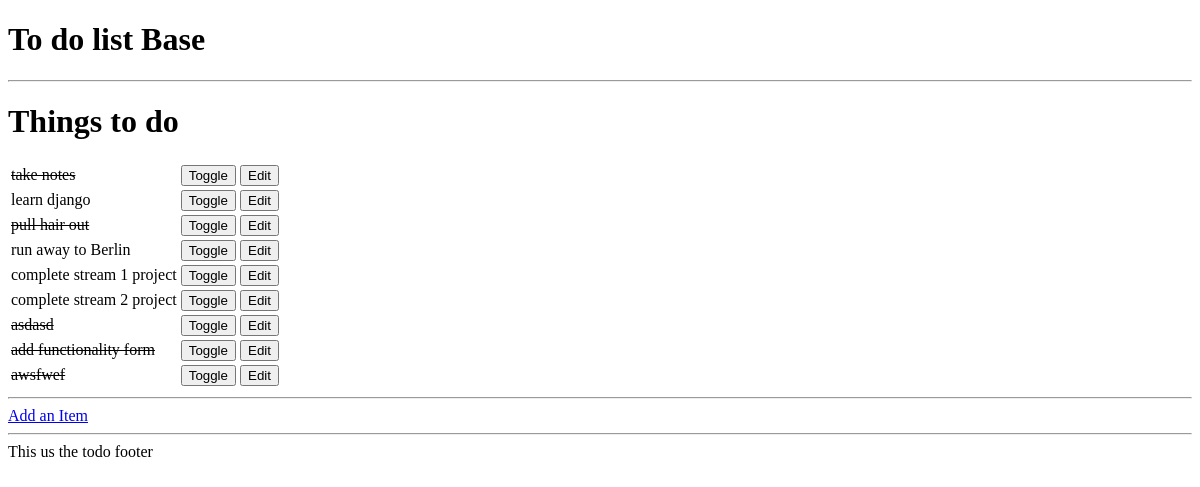
/, run on an earlier commit of the app's database.
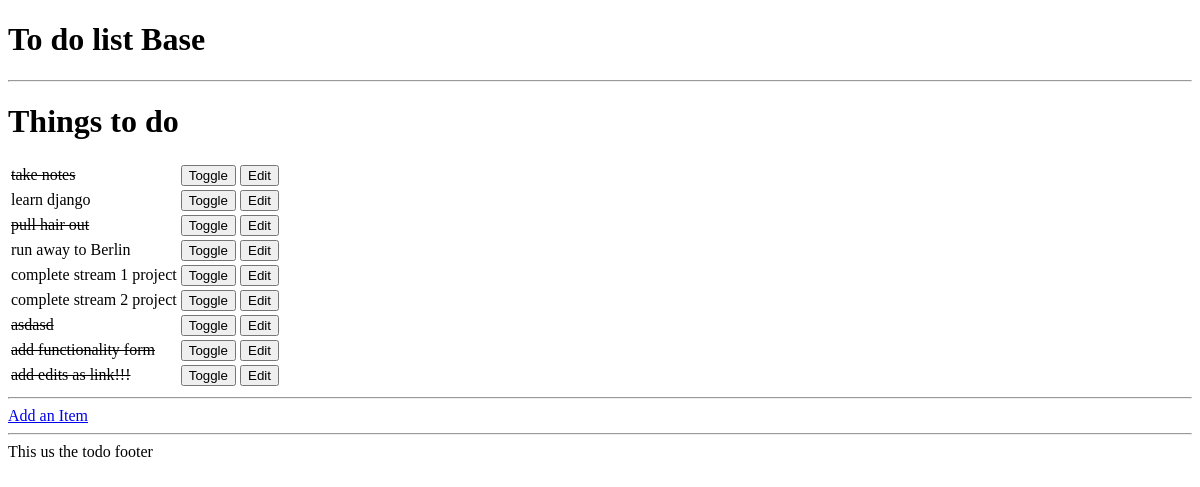
And on a later commit of the database.
### todoitem/models.py (models this page shows, shortened)
class TodoItem(models.Model):
    name = models.CharField(max_length=30, blank=False)
    done = models.BooleanField(blank=False, default=False)

### todoitem/views.py (the view)
# urls.py: url(r'^$', get_index),
def get_index(request):
    results = TodoItem.objects.all()
    return render(request, "index.html", {'items': results})

### todoitem/templates/index.html
{% extends "base.html" %}
{% block content %}
    <h1>Things to do</h1>
<table>
       {% for item in items %}
       <tr>
           {% if item.done %}
           <td><strike>{{ item.name  }}</strike></td>
           {% else %}
           <td>{{ item.name }}</td>
           {% endif %}
           <td>
               <form method="POST" action="toggle/{{ item.id }}">{% csrf_token %}<input type="submit" value="Toggle"></form>
           </td>
           <td>
               <form method="GET" action="edit/{{ item.id }}"><input type="submit" value="Edit"></form>
           </td>
       </tr>
       {% empty %}
       <p>You have nothing to do.</p>
       {% endfor %}
   </table>
    <hr>
    <a href="add">Add an Item</a>
{% endblock content %}

What changed in the data, as far as the page shows it:
changed TodoItem: name "awsfwef" → "add edits as link!!!"
